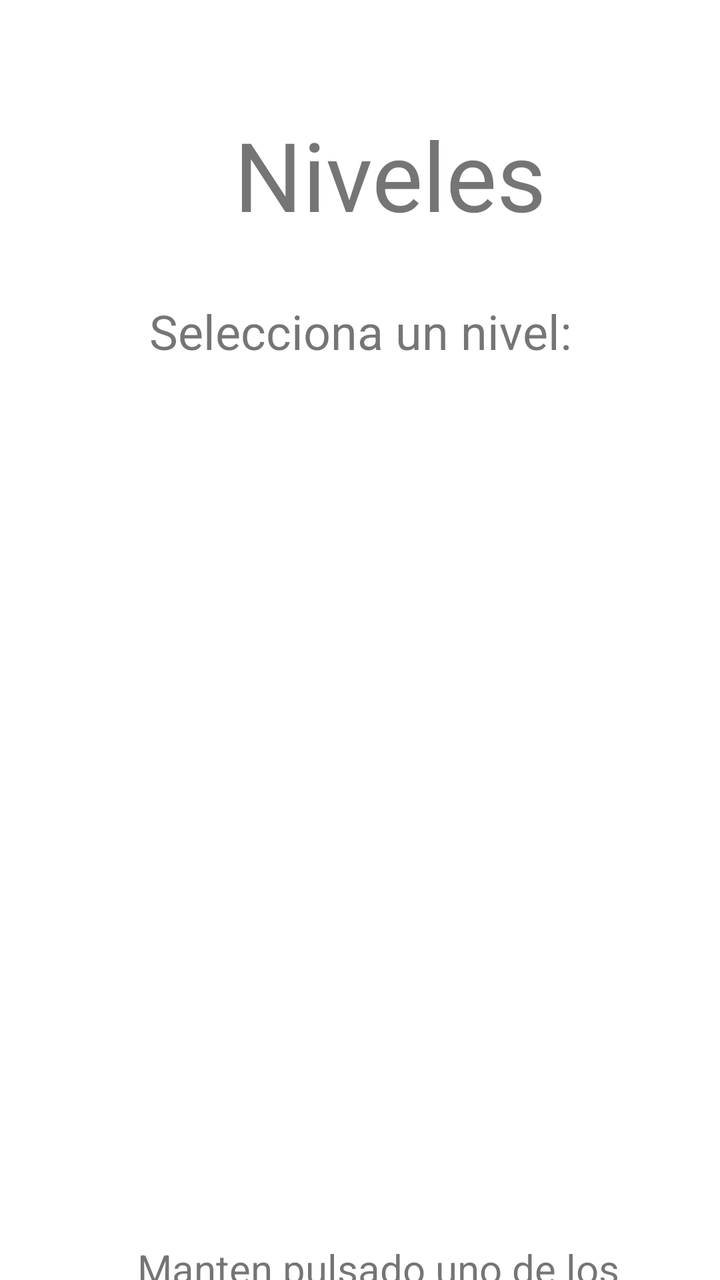
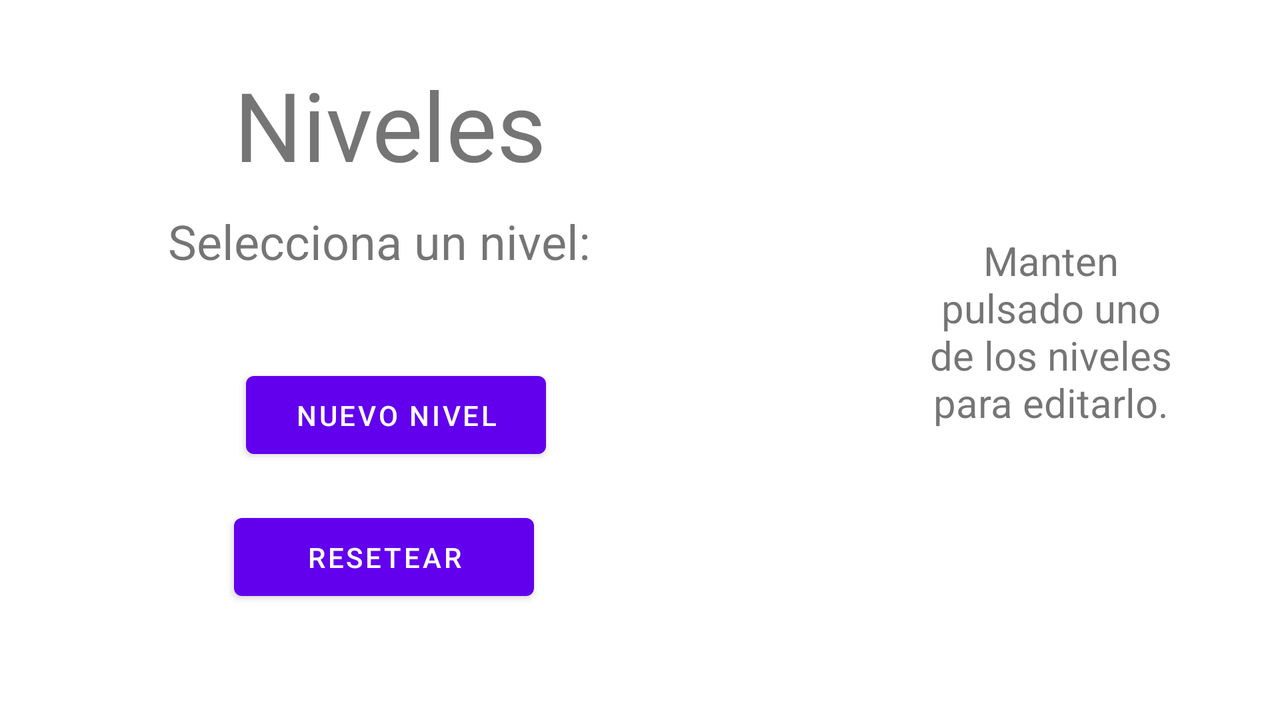

First picture: res/layout/ on a phone held upright. Second picture: the repository's own variant of that layout, on a device whose configuration matches the variant's folder. Source for both follows.
<!-- AndroidManifest.xml: application theme Theme.Escaletras -->
<!-- res/layout/activity_niveles.xml -->
<?xml version="1.0" encoding="utf-8"?>
<androidx.constraintlayout.widget.ConstraintLayout xmlns:android="http://schemas.android.com/apk/res/android"
    xmlns:app="http://schemas.android.com/apk/res-auto"
    xmlns:tools="http://schemas.android.com/tools"
    android:layout_width="match_parent"
    android:layout_height="match_parent"
    tools:context=".Niveles">

    <ListView
        android:id="@+id/viewNiveles"
        android:layout_width="309dp"
        android:layout_height="385dp"
        android:layout_marginStart="35dp"
        android:layout_marginTop="30dp"
        android:layout_marginEnd="36dp"
        app:layout_constraintEnd_toEndOf="parent"
        app:layout_constraintHorizontal_bias="0.615"
        app:layout_constraintStart_toStartOf="parent"
        app:layout_constraintTop_toBottomOf="@+id/seleccionaText" />

    <TextView
        android:id="@+id/seleccionaText"
        android:layout_width="wrap_content"
        android:layout_height="wrap_content"
        android:layout_marginTop="30dp"
        android:text="Selecciona un nivel:"
        android:textSize="24sp"
        app:layout_constraintEnd_toEndOf="parent"
        app:layout_constraintHorizontal_bias="0.5"
        app:layout_constraintStart_toStartOf="parent"
        app:layout_constraintTop_toBottomOf="@+id/tituloNiveles" />

    <Button
        android:id="@+id/botonReset"
        android:layout_width="136dp"
        android:layout_height="51dp"
        android:layout_marginStart="20dp"
        android:layout_marginTop="16dp"
        android:layout_marginEnd="43dp"
        android:text="Resetear"
        app:layout_constraintEnd_toEndOf="parent"
        app:layout_constraintStart_toEndOf="@+id/botonNuevo"
        app:layout_constraintTop_toBottomOf="@+id/mantenPulsadoText" />

    <Button
        android:id="@+id/botonNuevo"
        android:layout_width="136dp"
        android:layout_height="51dp"
        android:layout_marginStart="42dp"
        android:layout_marginTop="16dp"
        android:layout_marginEnd="20dp"
        android:onClick="editarNivel"
        android:text="Nuevo nivel"
        app:layout_constraintEnd_toStartOf="@+id/botonReset"
        app:layout_constraintStart_toStartOf="parent"
        app:layout_constraintTop_toBottomOf="@+id/mantenPulsadoText" />

    <TextView
        android:id="@+id/tituloNiveles"
        android:layout_width="wrap_content"
        android:layout_height="wrap_content"
        android:layout_marginStart="117dp"
        android:layout_marginTop="55dp"
        android:layout_marginEnd="119dp"
        android:text="Niveles"
        android:textSize="48sp"
        app:layout_constraintEnd_toEndOf="parent"
        app:layout_constraintHorizontal_bias="0.0"
        app:layout_constraintStart_toStartOf="parent"
        app:layout_constraintTop_toTopOf="parent" />

    <TextView
        android:id="@+id/mantenPulsadoText"
        android:layout_width="293dp"
        android:layout_height="55dp"
        android:layout_marginStart="59dp"
        android:layout_marginTop="22dp"
        android:layout_marginEnd="41dp"
        android:gravity="center"
        android:text="Manten pulsado uno de los niveles para editarlo."
        android:textSize="20sp"
        app:layout_constraintEnd_toEndOf="parent"
        app:layout_constraintStart_toStartOf="parent"
        app:layout_constraintTop_toBottomOf="@+id/viewNiveles" />

</androidx.constraintlayout.widget.ConstraintLayout>
<!-- resources referenced by this layout -->
<resources>
  <style name="Theme.Escaletras" parent="Theme.MaterialComponents.DayNight.DarkActionBar">
          
          <item name="colorPrimary">@color/purple_500</item>
          <item name="colorPrimaryVariant">@color/purple_700</item>
          <item name="colorOnPrimary">@color/white</item>
          
          <item name="colorSecondary">@color/teal_200</item>
          <item name="colorSecondaryVariant">@color/teal_700</item>
          <item name="colorOnSecondary">@color/black</item>
          
          <item name="android:statusBarColor">?attr/colorPrimaryVariant</item>
          
      </style>
</resources>
<!-- res/layout-land/activity_niveles.xml (the repository's variant of the layout above) -->
<!-- drawn on the phone turned sideways -->
<?xml version="1.0" encoding="utf-8"?>
<androidx.constraintlayout.widget.ConstraintLayout xmlns:android="http://schemas.android.com/apk/res/android"
    xmlns:app="http://schemas.android.com/apk/res-auto"
    xmlns:tools="http://schemas.android.com/tools"
    android:layout_width="match_parent"
    android:layout_height="match_parent">

    <ListView
        android:id="@+id/viewNiveles"
        android:layout_width="301dp"
        android:layout_height="337dp"
        android:layout_marginStart="49dp"
        android:layout_marginTop="36dp"
        android:layout_marginEnd="45dp"
        android:overScrollMode="ifContentScrolls"
        app:layout_constraintEnd_toStartOf="@+id/mantenPulsadoText"
        app:layout_constraintStart_toEndOf="@+id/seleccionaText"
        app:layout_constraintTop_toTopOf="parent" />

    <TextView
        android:id="@+id/seleccionaText"
        android:layout_width="wrap_content"
        android:layout_height="wrap_content"
        android:layout_marginStart="84dp"
        android:layout_marginTop="10dp"
        android:text="Selecciona un nivel:"
        android:textSize="24sp"
        app:layout_constraintStart_toStartOf="parent"
        app:layout_constraintTop_toBottomOf="@+id/tituloNiveles" />

    <Button
        android:id="@+id/botonReset"
        android:layout_width="150dp"
        android:layout_height="51dp"
        android:layout_marginStart="117dp"
        android:layout_marginBottom="56dp"
        android:text="Resetear"
        app:layout_constraintBottom_toBottomOf="parent"
        app:layout_constraintStart_toStartOf="parent" />

    <Button
        android:id="@+id/botonNuevo"
        android:layout_width="150dp"
        android:layout_height="51dp"
        android:layout_marginStart="123dp"
        android:layout_marginBottom="20dp"
        android:onClick="editarNivel"
        android:text="Nuevo nivel"
        app:layout_constraintBottom_toTopOf="@+id/botonReset"
        app:layout_constraintStart_toStartOf="parent" />

    <TextView
        android:id="@+id/tituloNiveles"
        android:layout_width="wrap_content"
        android:layout_height="wrap_content"
        android:layout_marginStart="117dp"
        android:layout_marginTop="30dp"
        android:layout_marginEnd="119dp"
        android:text="Niveles"
        android:textAlignment="center"
        android:textSize="48sp"
        app:layout_constraintEnd_toEndOf="parent"
        app:layout_constraintHorizontal_bias="0.0"
        app:layout_constraintStart_toStartOf="parent"
        app:layout_constraintTop_toTopOf="parent" />

    <TextView
        android:id="@+id/mantenPulsadoText"
        android:layout_width="129dp"
        android:layout_height="184dp"
        android:layout_marginStart="50dp"
        android:layout_marginTop="99dp"
        android:layout_marginEnd="50dp"
        android:layout_marginBottom="128dp"
        android:gravity="center"
        android:text="Manten pulsado uno de los niveles para editarlo."
        android:textSize="20sp"
        app:layout_constraintBottom_toBottomOf="parent"
        app:layout_constraintEnd_toEndOf="parent"
        app:layout_constraintHorizontal_bias="1.0"
        app:layout_constraintStart_toStartOf="parent"
        app:layout_constraintTop_toTopOf="parent" />
</androidx.constraintlayout.widget.ConstraintLayout>
